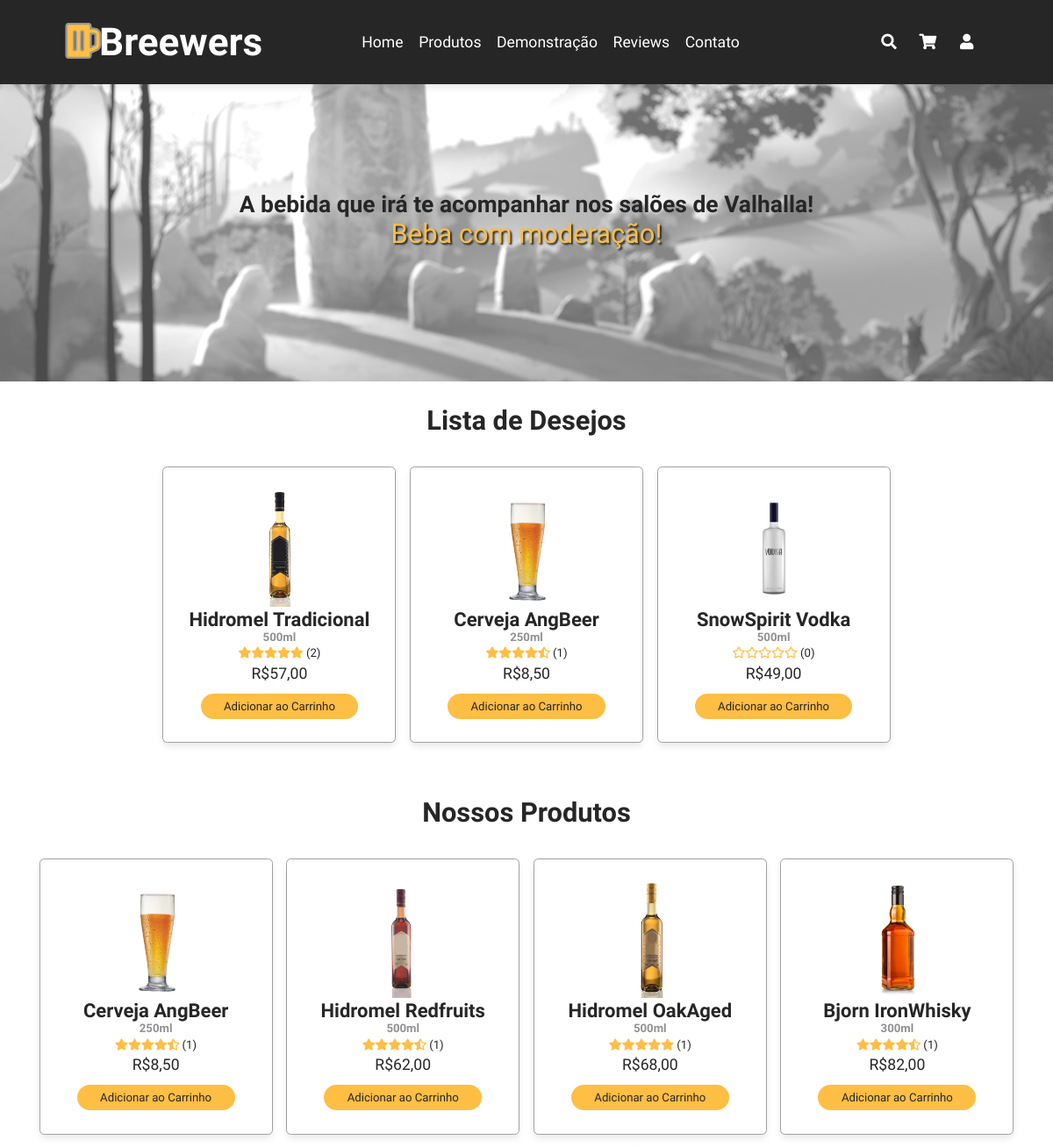
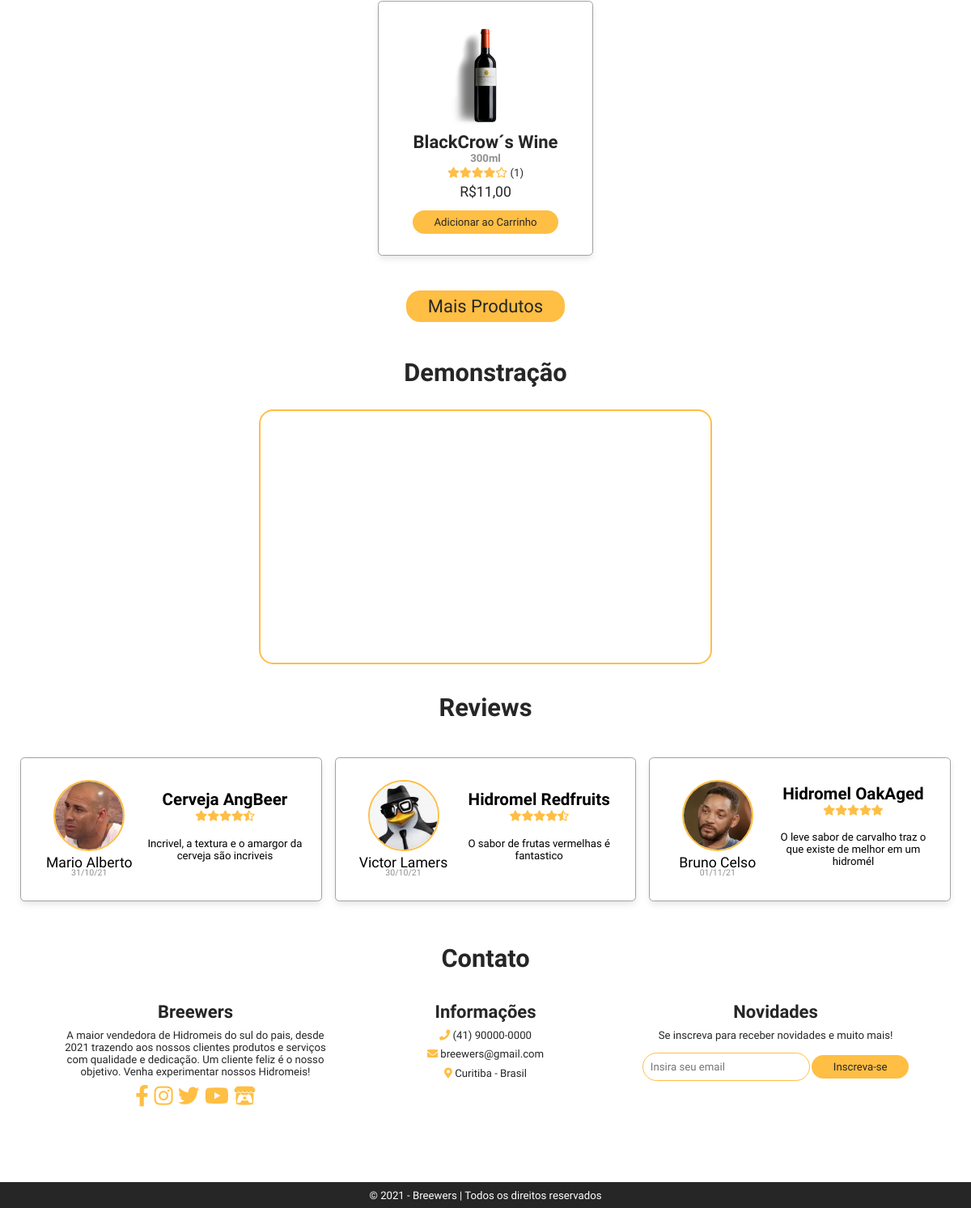
The app's page /index.php (signed in) with its own data (2 pictures, top to bottom).
### tables this page shows
Create Table TProduct (
    ID_Product int auto_increment,
    ID_Brand int,
    Pname varchar(50),
    Info varchar(30),
    Descrip varchar(200),
    Image varchar(100),
    Price float,
    Rating int,
    RatingCount int,
    primary key (ID_Product),
    foreign key (ID_Brand) references TBrand (ID_Brand)
);

Create Table TReview (
    ID_User int,
    ID_Product int,
    Rating int,
    Review varchar (200),
    Rdate date,
    primary key (ID_User, id_product),
    foreign key (ID_Product) references TProduct (ID_Product),
    foreign key (ID_User) references TUser (ID_User)
);

Create Table TUser (
    ID_User int auto_increment,
    Uname varchar(30),
    Email varchar(50),
    Passwrd varchar(64),
    Uimage varchar(40),
    SigninDate date,
    LastUpdate timestamp,
    primary key (ID_User)
);

### php/products.php (the view, shortened to what this page needs)
<?php
    include_once 'functions.php';
    $showMore = false;
    if (isset($_GET['category'])) {
        $category = $_GET['category'];
        if ($category == 'all') {
            $query = $conn->prepare("Select * from TProduct");
        } else {
            $query = $conn->prepare("Select TProduct.*
                                        from TProduct, TCategory, TProductCategory
                                        where TProduct.ID_Product = TProductCategory.ID_Product
                                        and TCategory.ID_Category = TProductCategory.ID_Category
                                        and TCategory.CName = :category");
            $query->bindValue("category", $category);
        }
        $query->execute();
    } else {
        $showMore = true;
        $query = $conn->prepare("Select * from TProduct order by RAND() limit 5");
        $query->execute();
    }
?>
<section class="products" id="produtos">
    <h1 class="heading">Nossos Produtos</h1>
    <div class="slider">
        <div class="wrapper">
            <?php
                while ($row = $query->fetch(PDO::FETCH_ASSOC)) {
                    echo
                    '<div class="box">
                                <img src="image/products/' . $row['Image'] . '" alt="">
                                <h3>' . $row['Pname'] . '</h3>
                                <h4>' . $row['Info'] . '</h4>
                                <div class="rating">' .
                        getStars($row['Rating'])
                        . ' <a>(' . $row['RatingCount'] . ')</a>
                                </div>
                                <div class="price">R$' . number_format($row['Price'], 2, ',', '.') . '</div>';
                    if(isset($_SESSION['User'])){
                        echo    '<form method="POST" action="php/cartactions.php?id=' . $row['ID_Product'] . '">
                                    <input type="submit" name="add" class="btn" value="Adicionar ao Carrinho">
                                </form>';
                    }else{
                        echo    '<a href="login.php">
                                    <input type="submit" class="btn" value="Comprar">
                                </a>';
                    }
                    echo '</div>';
                }
            ?>
        </div>
    </div>
    </div>
    <?php
        if ($showMore) {
            echo    '<div class="btn-more">
                        <a href="products.php?category=all"><input type="submit" class="btn" value="Mais Produtos"></a>
                    </div>';
        }
    ?>

### php/wishlist.php
<?php
include_once 'functions.php';
$id = $_SESSION['UserID'];
$query = $conn->prepare("SELECT TProduct.*
                    fROM TUser, TProduct, TWishlist
                    WHERE TWishlist.ID_User = TUser.ID_User
                    AND TWishlist.ID_Product = TProduct.ID_Product
                    AND TUser.ID_User = :id
                    LIMIT 5;");
$query->bindValue("id", $id);
$query->execute();
if ($query->rowCount() > 0) {
    echo
    '<section class="products" id="produtos">
        <h1 class="heading">Lista de Desejos</h1>
        <div class="slider">
            <div class="wrapper">
                ';
    while ($row = $query->fetch(PDO::FETCH_ASSOC)) {
        echo   '<div class="box">
                            <img src="image/products/' . $row['Image'] . '" alt="">
                            <h3>' . $row['Pname'] . '</h3>
                            <h4>' . $row['Info'] . '</h4>
                            <div class="rating">' .
            getStars($row['Rating'])
            . ' <a>(' . $row['RatingCount'] . ')</a>
                            </div>
                            <div class="price">R$'.number_format($row['Price'], 2, ',', '.').'</div>
                            <form method="POST" action="php/cartactions.php?id='.$row['ID_Product'].'">
                                <input type="submit" name="add" class="btn" value="Adicionar ao Carrinho">
                            </form>
                        </div>';
    }
    echo '
        </div>
    </div>
    </div>
</section>';
}

### php/functions.php
<?php
function getStars(int $v)
{
    if ($v == 0 || empty($v)) {
        return '<i class="far fa-star"></i><i class="far fa-star"></i><i class="far fa-star"></i><i class="far fa-star"></i><i class="far fa-star"></i>';
    } else if ($v == 1) {
        return '<i class="fas fa-star-half-alt"></i><i class="far fa-star"></i><i class="far fa-star"></i><i class="far fa-star"></i><i class="far fa-star"></i>';
    } else if ($v == 2) {
        return '<i class="fas fa-star"></i><i class="far fa-star"></i><i class="far fa-star"></i><i class="far fa-star"></i><i class="far fa-star"></i>';
    } else if ($v == 3) {
        return '<i class="fas fa-star"></i><i class="fas fa-star-half-alt"></i><i class="far fa-star"></i><i class="far fa-star"></i><i class="far fa-star"></i>';
    } else if ($v == 4) {
        return '<i class="fas fa-star"></i><i class="fas fa-star"></i><i class="far fa-star"></i><i class="far fa-star"></i><i class="far fa-star"></i>';
    } else if ($v == 5) {
        return '<i class="fas fa-star"></i><i class="fas fa-star"></i><i class="fas fa-star-half-alt"></i><i class="far fa-star"></i><i class="far fa-star"></i>';
    } else if ($v == 6) {
        return '<i class="fas fa-star"></i><i class="fas fa-star"></i><i class="fas fa-star"></i><i class="far fa-star"></i><i class="far fa-star"></i>';
    } else if ($v == 7) {
        return '<i class="fas fa-star"></i><i class="fas fa-star"></i><i class="fas fa-star"></i><i class="fas fa-star-half-alt"></i><i class="far fa-star"></i>';
    } else if ($v == 8) {
        return '<i class="fas fa-star"></i><i class="fas fa-star"></i><i class="fas fa-star"></i><i class="fas fa-star"></i><i class="far fa-star"></i>';
    } else if ($v == 9) {
        return '<i class="fas fa-star"></i><i class="fas fa-star"></i><i class="fas fa-star"></i><i class="fas fa-star"></i><i class="fas fa-star-half-alt"></i>';
    } else if ($v == 10) {
        return '<i class="fas fa-star"></i><i class="fas fa-star"></i><i class="fas fa-star"></i><i class="fas fa-star"></i><i class="fas fa-star"></i>';
    }
}

### php/reviews.php
<?php
include_once 'functions.php';
?>
<section class="reviews" id="reviews">
    <h1 class="heading">Reviews</h1>
    <div class="content">
        <div class="slider">
            <div class="wrapper">
                <?php
                $query = $conn->prepare("SELECT TProduct.Pname as product, TUser.Uname as user, TUser.Uimage as img, TReview.*
                                        from TProduct, TUser, TReview
                                        where TReview.ID_User = TUser.ID_User
                                        and TReview.ID_Product = TProduct.ID_Product
                                        order by Rand()
                                        limit 3");
                $query->execute();
                while ($row = $query->fetch(PDO::FETCH_ASSOC)) {
                    $date = date_format(new DateTime($row['Rdate']),'d/m/y');
                    echo
                    ' <div class="box">
                        <div class="user">
                            <img src="image/reviews/' . $row['img'] . '">
                            <p>' . $row['user'] . '</p>
                            <h3>' . $date . '</h3>
                        </div>
                        <div class="rate">
                            <h3>' . $row['product'] . '</h3>
                            <div class="rating">' .
                        getStars($row['Rating'])
                        . '</div>
                            <p>' . $row['Review'] . '</p>
                        </div>
                    </div>';
                }
                ?>
            </div>
        </div>
    </div>
</section>

### css/style.css (style rules this page uses)
:root { --yellow: #FAE96F; --hover: #ffbe44; --hoverbtn: #ffd077; --white: #fff; --blue: #0B4EA3; --headerfont: #fff; --header: #262626; --red: #E44C4C; --lighting-color: #666; --grey: #909090; --box-shadow: 0 .5rem 1rem rgba(0, 0, 0, .1); --border: .1rem solid rgba(0, 0, 0, .1); --outline: .1rem solid rgb(161, 161, 161); --outline-hover: .1rem solid rgba(255, 190, 68, 1); --background: #fff; }
html { font-size: 62.5%; overflow-x: hidden; scroll-behavior: smooth; scroll-padding-top: 7rem; box-sizing: border-box; height: 100%; }
* { box-sizing: inherit; font-family: 'Skranji', sans-serif; margin: 0; padding: 0; box-sizing: border-box; outline: none; border: none; text-decoration: none; transition: all .2s linear; }
body { position: relative; padding-top: 7.8rem; background: var(--background); padding-bottom: 6rem; min-height: 100%; }
section { padding: 1rem 5%; }
.heading { text-align: center; padding-top: 1rem; padding-bottom: 3rem; font-size: 3.5rem; color: var(--header); }
.rating { font-size: 1.5rem; color: var(--hover); padding: .1rem; }
.rating a { font-size: 1.5rem; color: var(--header); }
.btn { margin-top: 1rem; display: inline-block; padding: .8rem 3rem; font-size: 1.5rem; border-radius: 2rem; color: var(--header); background-color: var(--hover); cursor: pointer; }
.btn-more { justify-content: center; display: flex; margin-bottom: 2rem; }
.btn-more .btn { font-size: 2.5rem; }
.products .wrapper { display: flex; justify-content: center; flex-wrap: wrap; width: 100%; }
.products .slider { margin-bottom: 2rem; }
.products .slider .box { width: 30rem; margin: 1rem; background: var(--white); text-align: center; padding: 3rem 1rem; border-radius: .5rem; outline: var(--outline); box-shadow: var(--box-shadow); }
.products .slider .box img { height: 15rem; }
.products .slider .box h3 { font-size: 2.5rem; color: var(--header); }
.products .slider .box h4 { font-size: 1.5rem; color: var(--grey); padding-bottom: .3rem; }
.products .slider .box .price { font-size: 2rem; color: var(--header); padding: .5rem 0; }
.reviews .wrapper { justify-content: center; display: flex; margin: 1rem; }
.reviews .box { width: 80%; height: 20rem; margin: 1rem; background: var(--white); display: inline-flex; text-align: center; padding: 1rem 1rem; border-radius: .5rem; outline: var(--outline); box-shadow: var(--box-shadow); align-items: center; justify-content: center; }
.reviews .box img { width: 10rem; height: 10rem; border-radius: 5rem; border: .3rem solid var(--hover); }
.reviews .box .user { width: 40%; align-items: center; font-size: 2rem; margin-left: .5rem; }
.reviews .box .user h3 { font-size: 1.2rem; color: var(--grey); font-weight: 100; margin-top: -.5rem; }
.reviews .box .rate { width: 55%; font-size: 2rem; margin-right: 1.5rem; }
.reviews .box .rate h3 { margin-top: -1rem; }
.reviews .box .rate p { font-size: 1.5rem; font-weight: 300; margin-top: 2rem; }
@media (max-width: 1200px) { html { font-size: 55%; } }
@media (max-width: 1200px) { section { padding: 1rem; } }
@media (max-width: 1200px) { .heading { padding-top: 2rem; } }

### records on screen
tproduct: Image (picture), Pname "Hidromel Tradicional", Info "500ml", RatingCount "2", Price "57,00"
tproduct: Image (picture), Pname "Cerveja AngBeer", Info "250ml", RatingCount "1", Price "8,50"
tproduct: Image (picture), Pname "SnowSpirit Vodka", Info "500ml", RatingCount "0", Price "49,00"
tproduct: Image (picture), Pname "Hidromel Redfruits", Info "500ml", RatingCount "1", Price "62,00"
tproduct: Image (picture), Pname "Hidromel OakAged", Info "500ml", RatingCount "1", Price "68,00"
tproduct: Image (picture), Pname "Bjorn IronWhisky", Info "300ml", RatingCount "1", Price "82,00"
tproduct: Image (picture), Pname "BlackCrow´s Wine", Info "300ml", RatingCount "1", Price "11,00"
treview: ID_User.Uimage (picture), ID_User.Uname "Mario Alberto", Rdate "31/10/21", ID_Product.Pname "Cerveja AngBeer", Review "Incrivel, a textura e o amargor da cerveja são incriveis"
treview: ID_User.Uimage (picture), ID_User.Uname "Victor Lamers", Rdate "30/10/21", ID_Product.Pname "Hidromel Redfruits", Review "O sabor de frutas vermelhas é fantastico"
treview: ID_User.Uimage (picture), ID_User.Uname "Bruno Celso", Rdate "01/11/21", ID_Product.Pname "Hidromel OakAged", Review "O leve sabor de carvalho traz o que existe de melhor em um hidromél"
